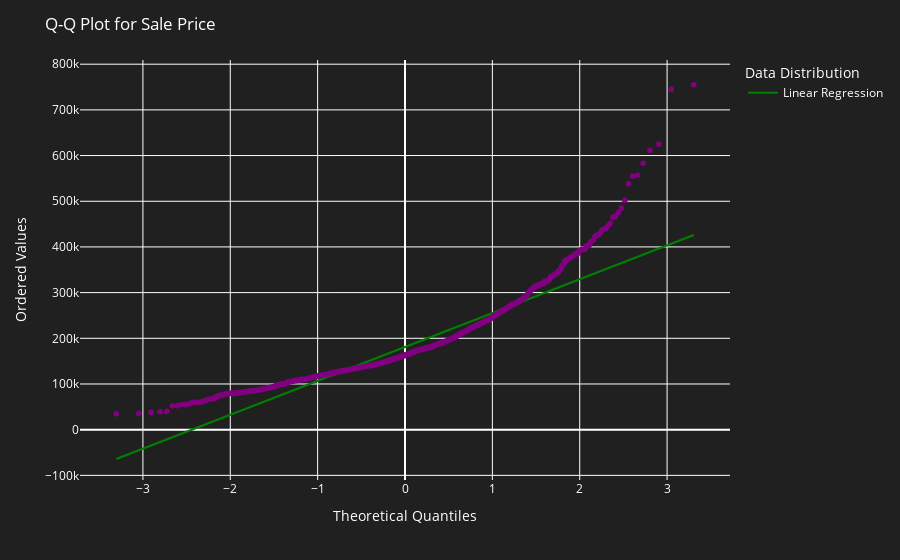

Source (notebook cell):
### Code cell
qq_data=stats.probplot(train_df['SalePrice'], dist="norm")
qq_fig = px.scatter(x=qq_data[0][0], y=qq_data[0][1], labels={'x':'Theoretical Quantiles', 'y':'Ordered Values'}, color_discrete_sequence=['purple'])
qq_fig.update_layout(
    title='Q-Q Plot for Sale Price',
    xaxis_title='Theoretical Quantiles', 
    yaxis_title='Ordered Values',
    legend_title='Data Distribution',
    plot_bgcolor='rgba(32,32,32,1)',
    paper_bgcolor='rgba(32,32,32,1)',
    font=dict(color='white')
)

slope, intercept, r_value, p_value, std_err = stats.linregress(qq_data[0][0], qq_data[0][1])
line_x = np.array([qq_data[0][0].min(), qq_data[0][0].max()])
line_y = intercept + slope * line_x
line_data = go.Scatter(x=line_x, y=line_y, mode='lines', name='Linear Regression', line=dict(color='green', width=2))
qq_fig.add_trace(line_data)
qq_fig.show()

### Figure 1 — Plotly figure (JSON) as saved in the notebook; plotly's stock layout.template omitted (floating-point values rounded to 4 significant figures; data arrays with more than 128 entries replaced by an {"elided": "..."} marker saying what was removed)
{"data": [{"hovertemplate": "Theoretical Quantiles=%{x}<br>Ordered Values=%{y}<extra></extra>", "legendgroup": "", "marker": {"color": "purple", "symbol": "circle"}, "mode": "markers", "name": "", "showlegend": false, "type": "scattergl", "x": {"elided": "1460 float values"}, "xaxis": "x", "y": {"elided": "1460 int values"}, "yaxis": "y"}, {"line": {"color": "green", "width": 2}, "mode": "lines", "name": "Linear Regression", "type": "scatter", "x": [-3.305, 3.305], "y": [-64190.0, 426000.0]}], "layout": {"font": {"color": "white"}, "legend": {"title": {"text": "Data Distribution"}, "tracegroupgap": 0}, "margin": {"t": 60}, "paper_bgcolor": "rgba(32,32,32,1)", "plot_bgcolor": "rgba(32,32,32,1)", "title": {"text": "Q-Q Plot for Sale Price"}, "xaxis": {"anchor": "y", "domain": [0, 1], "title": {"text": "Theoretical Quantiles"}}, "yaxis": {"anchor": "x", "domain": [0, 1], "title": {"text": "Ordered Values"}}}}
